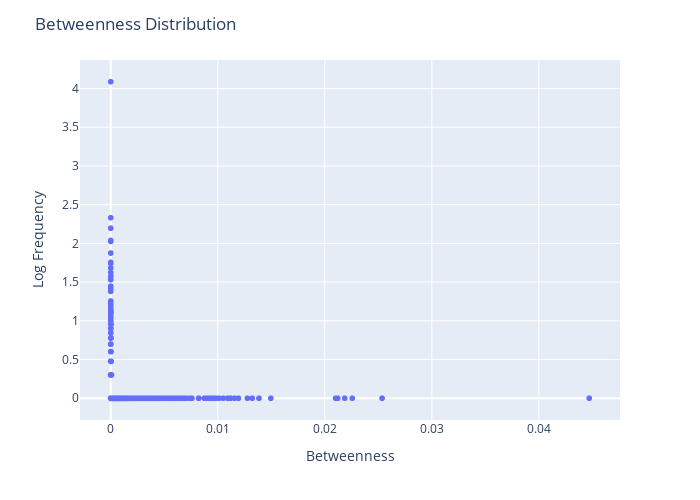

Notebook code cell kept with this figure:
### Code cell
fig = px.scatter(betw_df, x="Betweenness", y="Freq")
fig.update_yaxes(title_text="Log Frequency")
fig.update_layout(height=500, width=700,showlegend=False, title='Betweenness Distribution')
fig.show()

### Figure 1 — Plotly figure (JSON) as saved in the notebook; plotly's stock layout.template omitted (floating-point values rounded to 4 significant figures; data arrays with more than 128 entries replaced by an {"elided": "..."} marker saying what was removed)
{"data": [{"hovertemplate": "Betweenness=%{x}<br>Freq=%{y}<extra></extra>", "legendgroup": "", "marker": {"color": "#636efa", "symbol": "circle"}, "mode": "markers", "name": "", "showlegend": false, "type": "scattergl", "x": {"elided": "9148 float values"}, "xaxis": "x", "y": {"elided": "9148 float values"}, "yaxis": "y"}], "layout": {"height": 500, "legend": {"tracegroupgap": 0}, "margin": {"t": 60}, "showlegend": false, "title": {"text": "Betweenness Distribution"}, "width": 700, "xaxis": {"anchor": "y", "domain": [0, 1], "title": {"text": "Betweenness"}}, "yaxis": {"anchor": "x", "domain": [0, 1], "title": {"text": "Log Frequency"}}}}
